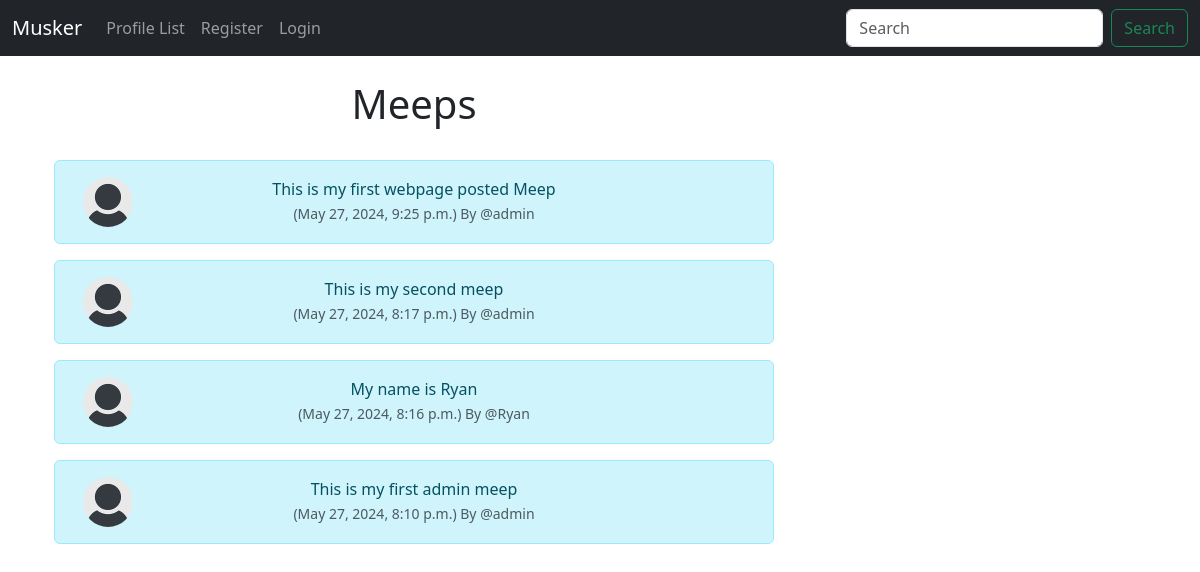
The app's page /, older data.
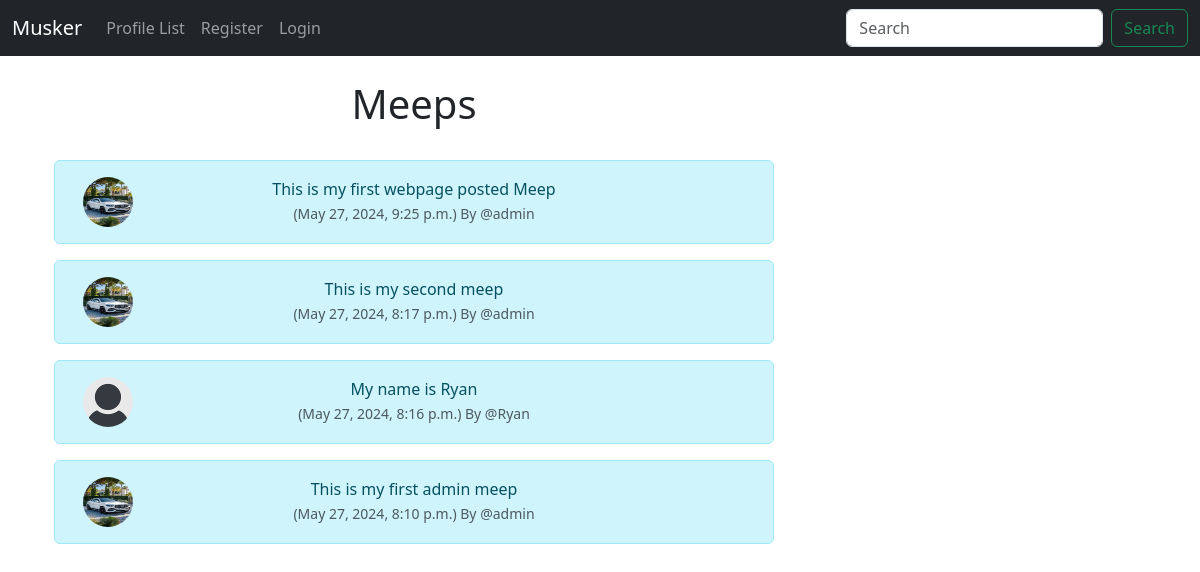
The same page, newer data.
### musker/models.py (models this page shows, shortened)
class Meep(models.Model):
    user = models.ForeignKey(User, related_name="meeps", on_delete=models.DO_NOTHING)
    body = models.CharField(max_length=200)
    created_at = models.DateTimeField(auto_now_add=True)

class Profile(models.Model):
    user = models.OneToOneField(User, on_delete=models.CASCADE)
    follows = models.ManyToManyField("self", related_name="followed_by", symmetrical=False, blank=True)
    date_modified = models.DateTimeField(User, auto_now=True)
    profile_image = models.ImageField(null=True, blank=True, upload_to="images/")

### musker/views.py (the view)
# urls.py: path('', views.home, name="home"),
def home(request):
    if request.user.is_authenticated:
        form= MeepForm(request.POST or None)
        if request.method == "POST":
            if form.is_valid():
                meep = form.save(commit=False)
                meep.user = request.user
                meep.save()
                messages.success(request, ("Your Meep Has Been Posted!"))
                return redirect('home')
        meeps = Meep.objects.all().order_by("-created_at")
        return render(request, 'home.html', {"meeps":meeps, "form":form})
    else:
        meeps = Meep.objects.all().order_by("-created_at")
        return render(request, 'home.html', {"meeps":meeps})

### musker/templates/home.html (shortened to what this page needs)
{% extends 'base.html' %}
{% load static %}
{% block content %}
<div class="container text-center">
    <div class="row">
        <div class="col-8">
    <h1>Meeps</h1>
<br>
    {% for meep in meeps %}
    <div class="alert alert-info" role="alert">
        <div class="container">
            <div class="row">
                <div class="col-1">
                        {% if meep.user.profile.profile_image %}
                        <img src="{{ meep.user.profile.profile_image.url }}" width=50 height=50 class="rounded-circle" alt="{{ profile.user.username}}">
                        {% else %}
                        <img src="{% static 'images/default_profile_pic.png' %}" width=50 height=50 class="rounded-circle" alt="{{ profile.user.username}}">
                    {% endif %}
                </div>
                <div class="col-10">
                {{ meep.body }}<br>
                <small class="text-muted">
                    ({{ meep.created_at }}) By
                    @{{ meep.user.username }}
                </small>
    </div><br><br>
                </div>
            </div>
        </div>
    {% endfor %}
</div>
<div class="col-4">
    <br><br><br>
</div>
{% endblock %}

Row changes from the older to the newer data that the page shows:
changed through a linked row, Meep "This is my first webpage posted Meep": user.profile.profile_image: picture added; profile_image: picture removed
changed through a linked row, Meep "This is my second meep": user.profile.profile_image: picture added; profile_image: picture removed
changed through a linked row, Meep "This is my first admin meep": user.profile.profile_image: picture added; profile_image: picture removed
